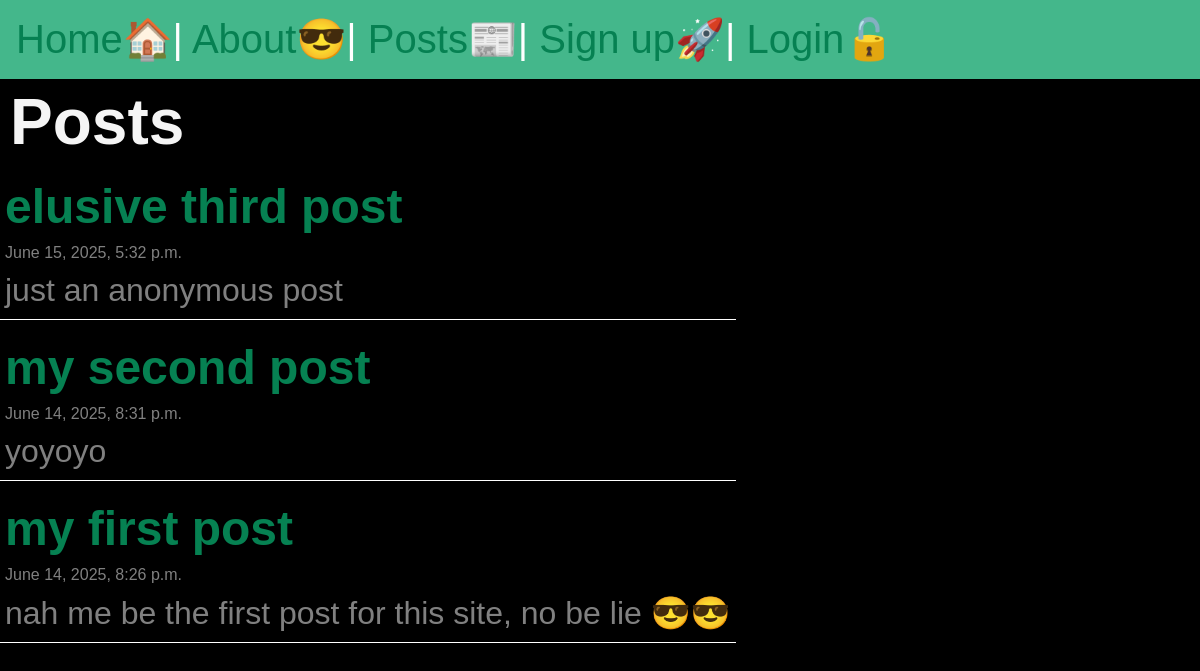
/posts/, run on the app's committed database.
### posts/models.py (models this page shows, shortened)
class Post(models.Model):
    title = models.CharField(max_length=75)
    body = models.TextField()
    slug = models.SlugField()
    date = models.DateTimeField(auto_now_add=True)
    banner = models.ImageField(default='fallback.png', blank=True)

### posts/views.py (the view)
# urls.py: path('', views.post_list, name='list'),
def post_list(request):
    posts = Post.objects.all().order_by('-date')
    return render( request, 'posts/posts_list.html', {'posts': posts})

### posts/templates/posts/posts_list.html (shortened to what this page needs)
{% extends "layout.html" %}
{% block content %}
<section>
   <h1 class="title">Posts</h1>
   {% for post in posts %}
    <article class="post">
        <h2>
        <a href="{% url 'posts:page' slug=post.slug %}">
          {{ post.title}}
        </a>
        </h2>
        <p class="date">{{ post.date}}</p>
        <p class="body">{{ post.body}}</p>
    </article>
   {% endfor%}
</section>
{% endblock  %}

### static/css/style.css (style rules this page uses)
* { margin: 0; padding: 0; box-sizing: border-box; }
body { min-height: 100vh; display: flex; flex-flow: column; font-size: 3rem; background-color: black; color: whitesmoke; font-family: Arial, Helvetica, sans-serif; position: relative; padding-top: 85px; }
h1 { margin-left: 10px; font-size: 2.5rem; }
article { flex-grow: 1; display: flex; flex-direction: column; align-items: start; margin: 10px 0px; border-bottom: 1px solid white; padding: 10px 5px; }
article h2 { font-size: 3rem; }
.date { font-size: 1rem; color: gray; margin: 10px 0px; }
.body { font-size: 2rem; color: gray; }
h1,h2,p { text-align: start; }
a { text-decoration: none; color: #068152; }
.title { font-size: 4rem; margin-top: 30px 0px; }

### data on the page
Post: title "elusive third post", date "June 15, 2025, 5:32 p.m.", body "just an anonymous post"
Post: title "my second post", date "June 14, 2025, 8:31 p.m.", body "yoyoyo"
Post: title "my first post", date "June 14, 2025, 8:26 p.m.", body "nah me be the first post for this site, no be lie 😎😎"
